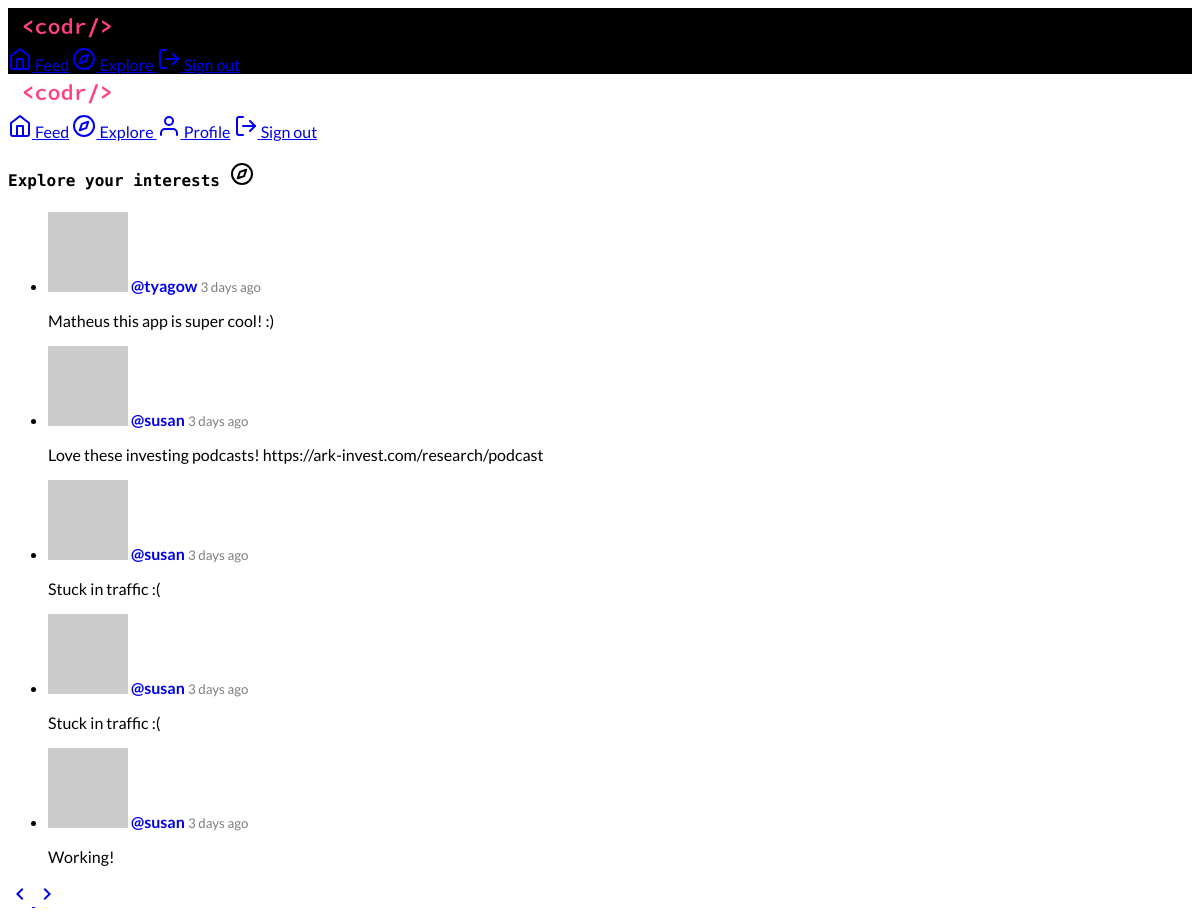
Screenshot of /explore?page=2 (signed in) with the database file from the repository.
### app/models.py (models this page shows, shortened)
class Post(db.Model):
    id = db.Column(db.Integer, primary_key=True)
    body = db.Column(db.String(140))
    timestamp = db.Column(db.DateTime, index=True, default=datetime.utcnow)
    user_id = db.Column(db.Integer, db.ForeignKey("user.id"))

### app/main/routes.py (the view)
@blueprint.route("/explore", methods=["GET"])
@login_required
def explore():
    page = request.args.get("page", 1, type=int)
    posts = Post.query.order_by(Post.timestamp.desc()).paginate(
        page, current_app.config["PAGINATION_LIMIT"], False
    )
    next_url = url_for("main.explore", page=posts.next_num) if posts.has_next else None
    prev_url = url_for("main.explore", page=posts.prev_num) if posts.has_prev else None
    return render_template(
        "explore.html",
        title="Explore",
        posts=posts.items,
        next_url=next_url,
        prev_url=prev_url,
    )

### app/main/routes.py (called while the page is built)
@blueprint.before_request
def before_request():
    if current_user.is_authenticated:
        current_user.last_seen = datetime.utcnow()
        db.session.commit()
        g.locale = str(get_locale())

### app/models.py (called while the page is built)
@login.user_loader
def load_user(id):
    return User.query.get(int(id))

    def avatar(self, size):
        digest = md5(self.email.lower().encode("utf8")).hexdigest()
        return "https://www.gravatar.com/avatar/{}?d=identicon&s={}".format(
            digest, size
        )

### app/templates/explore.html (shortened to what this page needs)
{% extends "base.html" %}
{% block content %}
<div class="mdl-grid">
    <div class="mdl-cell mdl-cell--4-col mdl-cell--4-offset mdl-cell--12-col-tablet mdl-cell--12-col-phone">
        <h4>Explore your interests <i data-feather="compass"></i></h4>
        <ul class="demo-list-three mdl-list">
            {% for post in posts %}
            {% include 'partials/_post.html' %}
            {% endfor %}
        </ul>
        {% if prev_url %}
        <a href="{{ prev_url }}" class="mdl-button mdl-js-button mdl-button--fab mdl-button--mini-fab">
            <i class="material-icons">
            </i>
        </a>
        {% endif %}
        {% if next_url %}
        <a href="{{ next_url }}"
            class="mdl-button mdl-js-button mdl-button--fab mdl-button--mini-fab mdl-button--colored">
            <i class="material-icons">
            </i>
        </a>
    </div>
</div>
{% endif %}
{% endblock %}

### app/templates/partials/_post.html (shortened to what this page needs)
<li class="mdl-list__item mdl-list__item--three-line">
  <span class="mdl-list__item-primary-content">
    <img src="{{ post.author.avatar(42) }}" class="material-icons mdl-list__item-avatar" />
    {{ _('%(username)s', username=user_link) }}
    <p class="mdl-list__item-text-body">
      {{ post.body }}
    </p>
  </span>
</li>

### app/static/css/global.css (style rules this page uses)
body { -webkit-animation: fadein 0.22s ease-out; -moz-animation: fadein 0.22s ease-out; -ms-animation: fadein 0.22s ease-out; -o-animation: fadein 0.22s ease-out; animation: fadein 0.22s ease-out; }

### app/templates/partials/head.html (style rules this page uses)
body { font-family: 'Lato', sans-serif; }
h1, h2, h3, h4, .mdl-layout-title { font-family: 'Source Code Pro', monospace; }

### rows the page displays
Post: body "Matheus this app is super cool! :)"
Post: body "Love these investing podcasts! https://ark-invest.com/research/podcast"
Post: body "Stuck in traffic :("
Post: body "Stuck in traffic :("
Post: body "Working!"
